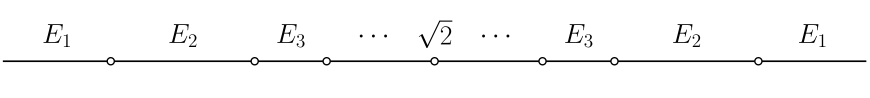

Here is the Python script that generated this plot:
import numpy as np, matplotlib.pyplot as plt
from matplotlib import rcParams
from matplotlib.patches import FancyArrowPatch
from pathlib import Path

rcParams['text.usetex'] = True

fig = plt.figure(figsize=(9,3))
ax = fig.add_subplot()
ax.axis('off')
ax.set_aspect('equal')
ax.set_xlim(-1.2, 1.2)
ax.set_ylim(-0.1, 0.17)

ax.axhline(y=0, linewidth=1.2, color='black')

for x in [-0.9, -0.5, -0.3, 0, 0.3, 0.5, 0.9]:
    ax.add_patch(plt.Circle(
        xy=(x, 0),
        radius=0.01,
        facecolor='white',
        edgecolor='black',
        zorder=3
    ))

ax.annotate(
    text=r'$\sqrt{2}$',
    fontsize=20,
    xy=(0, 0.07),
    ha='center',
    va='center'
)

for x in [-0.17, 0.17]:
    ax.annotate(
        text=r'$\cdots$',
        fontsize=20,
        xy=(x, 0.07),
        ha='center',
        va='center'
    )

for x, label in zip([0.4, 0.7, 1.05], ['$E_3$', '$E_2$', '$E_1$']):
    ax.annotate(
        text=label,
        fontsize=20,
        xy=(x, 0.07),
        ha='center',
        va='center'
    )
    ax.annotate(
        text=label,
        fontsize=20,
        xy=(-x, 0.07),
        ha='center',
        va='center'
    )

plt.tight_layout()

plt.savefig(Path(__file__).with_suffix('.pdf'), format="pdf", bbox_inches="tight", pad_inches=0)
